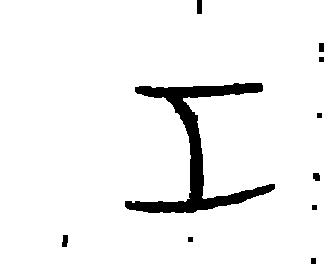
#> input picture data_centric_mnist_roman/data/data/train/i/abeb4fd2-ce5d-11eb-b317-38f9d35ea60f.png, 330 x 264 px; its folder holds only this picture in this run
$ jupyter execute --allow-errors 1_image_engineering.ipynb
#> lines starting #> are read from the running program, lines starting #| are printed output that depends on the picture; after the words box and inside, x2 and y2 are one past the last pixel; in counts of white or black regions, pixels touching at a corner belong together
# Initialize a fresh test data dir

Includes horiz and vertical symmetry manipulations

[cell 1]
import os
import shutil
import tensorflow as tf
from tensorflow import keras
import numpy as np
import pandas as pd
from numpy import asarray
import h5py
from glob import glob
import json
import sys
import random
import cv2
import PIL
from PIL import Image, ImageEnhance
import matplotlib.pyplot as plt

[cell 2]
np.random.seed(123)
tf.random.set_seed(123)
#> (this line was passed over: tensorflow is not available in this run)

[cell 3]
data_dir = './dcai_gcb_05/dcai_gcb_05'
train_dir = data_dir + '/train'
val_dir = data_dir + '/val'
numerals = ["i", "ii", "iii", "iv", "v", "vi", "vii", "viii", "ix", "x"]
save_frac = 0.2
target_counts = {
    'i': 250,
    'ii': 700,
    'iii': 700,
    'iv': 1700,
    'v': 800,
    'vi': 1000,
    'vii': 1400,
    'viii': 1500,
    'ix': 1400,
    'x': 500,
}
print(sum(target_counts.values()))
target_counts = {k: int((1-save_frac)*v) for k, v in target_counts.items()}
print(sum(target_counts.values()))

[cell 4]
target_counts = {
    'i': 300,
    'ii': 700,
    'iii': 700,
    'iv': 1700,
    'v': 800,
    'vi': 1000,
    'vii': 1400,
    'viii': 1500,
    'ix': 1400,
    'x': 500,
}
target_counts = {k: int((0.8)*v) for k, v in target_counts.items()}
print(target_counts)
sum(target_counts.values())

[cell 5]
def get_file_count(numeral):
    num_pattern = data_dir + '/*/{}/*.png'.format(numeral)
    fps = glob(num_pattern)
    return len(fps)

def get_n_required(numeral):
    n_files = get_file_count(numeral)
    n_required = target_counts[numeral] - n_files
    return n_required

def count_all_files():
    n_tot = 0
    for n in numerals:
        n_files = get_file_count(n)
        n_tot += n_files
        print('Numeral "{}" has {} files'.format(n, n_files))
    print('Total of {} files'.format(n_tot))

[cell 6]
count_all_files()

#> (a cell that did not finish here is left out)

[cell 8]
def run(fp_source, fp_dest,
        horiz=False,
        vert=False,
        rotate=False,
        erode=False,
        dilate=False,
        enhance=1,
        contrast=1,
        resize=(32, 32),
        show=False):

#> called with horiz = True, vert = True, rotate = 'random', erode = 'random', dilate = False, enhance = 'random', contrast = 1, resize = (32, 32)
    image = Image.open(fp_source)
#> image is the input picture: PIL image 330x264 L; values 64 (black) and 255 (white), 94.8% white; 10 black regions, largest, box (x1, y1, x2, y2) and area: (125, 83, 275, 213) 4217, (197, 0, 202, 14) 70, (62, 235, 68, 247) 61
    image_out = Image.open(fp_source)

    if rotate == 'random':
        rotate = np.random.normal(0, 12)
    if enhance == 'random':
        enhance = np.random.normal(1, 0.5)
    if contrast == 'random':
        contrast = np.maximum(0.3, np.random.normal(1, 0.5))
    if erode == 'random':
        erode = np.random.choice([0, 1], 1)
    if dilate == 'random':
        dilate = np.random.choice([0, 1], 1)

    if horiz:
        arr = asarray(image_out)
        arr = arr[:, ::-1]  # horizontal sym
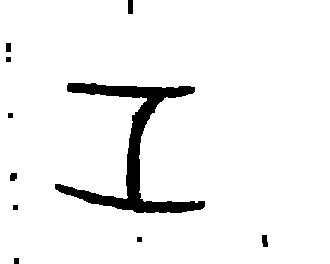
#> arr: shape (264, 330); values 64 (black) and 255 (white), 94.8% white; 10 black regions, largest, box (x1, y1, x2, y2) and area: (55, 83, 205, 213) 4217, (128, 0, 133, 14) 70, (262, 235, 268, 247) 61
        image_out = Image.fromarray(arr)
    if vert:
        arr = asarray(image_out)
        arr = arr[::-1, :]  # vert sym
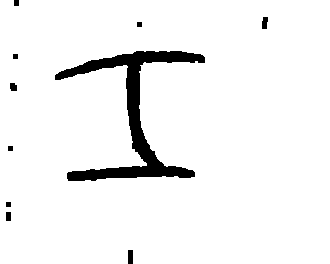
#> arr: shape (264, 330); values 64 (black) and 255 (white), 94.8% white; 10 black regions, largest, box (x1, y1, x2, y2) and area: (55, 51, 205, 181) 4217, (128, 250, 133, 264) 70, (262, 17, 268, 29) 61
        image_out = Image.fromarray(arr)
    if rotate:
        image_out = image_out.rotate(rotate, PIL.Image.NEAREST,
                                     expand=False,
                                     fillcolor='white')
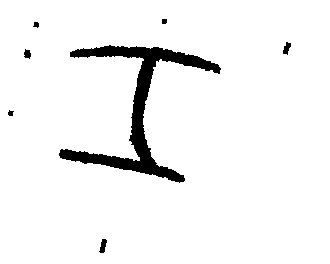
#> image_out: PIL image 330x264 L; values 64 (black) and 255 (white), 94.9% white; 7 black regions, largest, box (x1, y1, x2, y2) and area: (59, 45, 221, 183) 4218, (99, 239, 107, 253) 70, (283, 42, 291, 55) 62
    if erode:
        kernel = np.ones((3, 3), np.uint8)
        arr_out = cv2.erode(asarray(image_out), kernel, iterations=1)
        image_out = Image.fromarray(arr_out)
    if dilate:
        kernel = np.ones((2, 2), np.uint8)
        arr_out = cv2.dilate(asarray(image_out), kernel, iterations=1)
        image_out = Image.fromarray(arr_out)

    image_out = image_out.resize(resize)
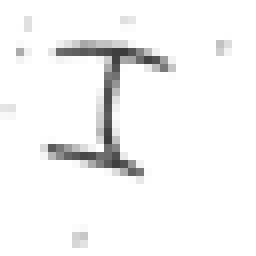
#> image_out: PIL image 32x32 L (shown 8 times larger); min 60, max 255, mean 244.7

    image_out = ImageEnhance.Sharpness(image_out)
    image_out = image_out.enhance(enhance)
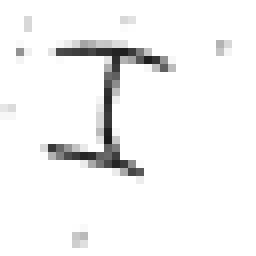
#> image_out: PIL image 32x32 L (shown 8 times larger); min 26, max 255, mean 243.9
    image_out = ImageEnhance.Contrast(image_out)
    image_out = image_out.enhance(contrast)

    if show:
        fig = plt.figure(figsize=(15, 5))
        ax1 = fig.add_subplot(131)
        ax2 = fig.add_subplot(132)
        ax3 = fig.add_subplot(133)
        ax1.imshow(image, cmap='binary_r')
        ax2.imshow(image.resize(resize), cmap='binary_r')
        ax3.imshow(image_out, cmap='binary_r')
        plt.show()
        plt.close()

    if fp_dest is not None:
        image_out.save(fp_dest)
